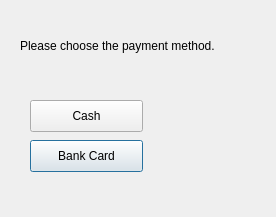
<?xml version="1.0" encoding="UTF-8"?>
<ui version="4.0">
 <class>Payment</class>
 <widget class="QDialog" name="Payment">
  <property name="geometry">
   <rect>
    <x>0</x>
    <y>0</y>
    <width>276</width>
    <height>217</height>
   </rect>
  </property>
  <property name="windowTitle">
   <string>Dialog</string>
  </property>
  <widget class="QPushButton" name="pushButton_2">
   <property name="geometry">
    <rect>
     <x>30</x>
     <y>140</y>
     <width>113</width>
     <height>32</height>
    </rect>
   </property>
   <property name="text">
    <string>Bank Card</string>
   </property>
  </widget>
  <widget class="QLabel" name="label_3">
   <property name="geometry">
    <rect>
     <x>20</x>
     <y>30</y>
     <width>221</width>
     <height>31</height>
    </rect>
   </property>
   <property name="text">
    <string>Please choose the payment method.</string>
   </property>
  </widget>
  <widget class="QPushButton" name="pushButton">
   <property name="geometry">
    <rect>
     <x>30</x>
     <y>100</y>
     <width>113</width>
     <height>32</height>
    </rect>
   </property>
   <property name="text">
    <string>Cash</string>
   </property>
  </widget>
 </widget>
 <resources/>
 <connections/>
</ui>
